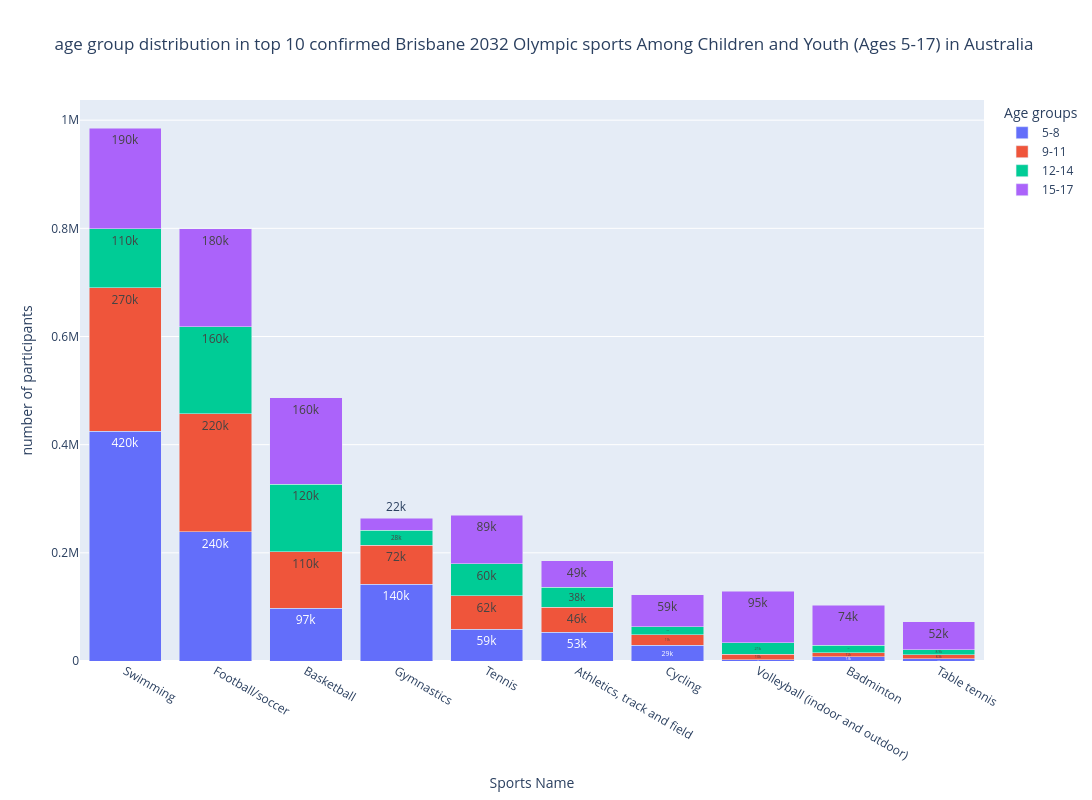

Notebook code cell kept with this figure:
### Code cell
fig2 = px.bar(
    melted_df_olympic_top10,
    x= 'Sports Name',
    y= 'number of participants',
    color= 'Age groups',
    barmode= 'stack',
    title= 'age group distribution in top 10 confirmed Brisbane 2032 Olympic sports Among Children and Youth (Ages 5-17) in Australia',
    width=1200,
    height=800,
    text_auto='.2s'
)
fig2.show()

### Figure 1 — Plotly figure (JSON) as saved in the notebook; plotly's stock layout.template omitted (floating-point values rounded to 4 significant figures)
{"data": [{"hovertemplate": "Age groups=5-8<br>Sports Name=%{x}<br>number of participants=%{y}<extra></extra>", "legendgroup": "5-8", "marker": {"color": "#636efa", "pattern": {"shape": ""}}, "name": "5-8", "orientation": "v", "showlegend": true, "textposition": "auto", "texttemplate": "%{y:.2s}", "type": "bar", "x": ["Swimming", "Football/soccer", "Basketball", "Gymnastics", "Tennis", "Athletics, track and field", "Cycling", "Volleyball (indoor and outdoor)", "Badminton", "Table tennis"], "xaxis": "x", "y": [424800.0, 239400.0, 97250.0, 142200.0, 58740.0, 53330.0, 29390.0, 2363.0, 7798.0, 3725.0], "yaxis": "y"}, {"hovertemplate": "Age groups=9-11<br>Sports Name=%{x}<br>number of participants=%{y}<extra></extra>", "legendgroup": "9-11", "marker": {"color": "#EF553B", "pattern": {"shape": ""}}, "name": "9-11", "orientation": "v", "showlegend": true, "textposition": "auto", "texttemplate": "%{y:.2s}", "type": "bar", "x": ["Swimming", "Football/soccer", "Basketball", "Gymnastics", "Tennis", "Athletics, track and field", "Cycling", "Volleyball (indoor and outdoor)", "Badminton", "Table tennis"], "xaxis": "x", "y": [265800.0, 217400.0, 105200.0, 72130.0, 61720.0, 45770.0, 18700.0, 10070.0, 7245.0, 8255.0], "yaxis": "y"}, {"hovertemplate": "Age groups=12-14<br>Sports Name=%{x}<br>number of participants=%{y}<extra></extra>", "legendgroup": "12-14", "marker": {"color": "#00cc96", "pattern": {"shape": ""}}, "name": "12-14", "orientation": "v", "showlegend": true, "textposition": "auto", "texttemplate": "%{y:.2s}", "type": "bar", "x": ["Swimming", "Football/soccer", "Basketball", "Gymnastics", "Tennis", "Athletics, track and field", "Cycling", "Volleyball (indoor and outdoor)", "Badminton", "Table tennis"], "xaxis": "x", "y": [108600.0, 161400.0, 124300.0, 27760.0, 59620.0, 37550.0, 15340.0, 21440.0, 14030.0, 8912.0], "yaxis": "y"}, {"hovertemplate": "Age groups=15-17<br>Sports Name=%{x}<br>number of participants=%{y}<extra></extra>", "legendgroup": "15-17", "marker": {"color": "#ab63fa", "pattern": {"shape": ""}}, "name": "15-17", "orientation": "v", "showlegend": true, "textposition": "auto", "texttemplate": "%{y:.2s}", "type": "bar", "x": ["Swimming", "Football/soccer", "Basketball", "Gymnastics", "Tennis", "Athletics, track and field", "Cycling", "Volleyball (indoor and outdoor)", "Badminton", "Table tennis"], "xaxis": "x", "y": [186300.0, 181200.0, 160100.0, 22200.0, 89230.0, 49060.0, 59190.0, 94900.0, 73830.0, 51710.0], "yaxis": "y"}], "layout": {"barmode": "stack", "height": 800, "legend": {"title": {"text": "Age groups"}, "tracegroupgap": 0}, "title": {"text": "age group distribution in top 10 confirmed Brisbane 2032 Olympic sports Among Children and Youth (Ages 5-17) in Australia"}, "width": 1200, "xaxis": {"anchor": "y", "domain": [0, 1], "title": {"text": "Sports Name"}}, "yaxis": {"anchor": "x", "domain": [0, 1], "title": {"text": "number of participants"}}}}
